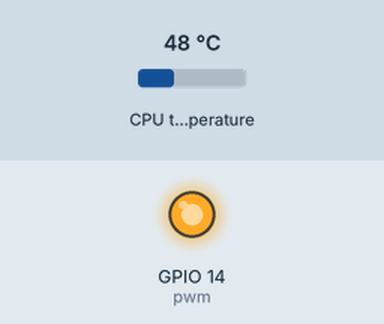
A program run on a simulated Raspberry Pi (BCM pin numbers). On the bench: output pins drawn as LEDs (lit = HIGH). The test bench sets the inputs (shaded band); at power-on: CPU temperature 48 °C.

Above: at 0.1 s.
Timing chart, 0 to 1.6 s (numbered marks = the images above):
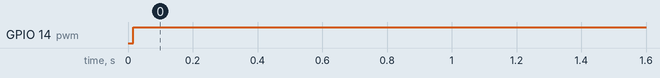

The program:

autofan.py
```python
#!/usr/bin/python3

import RPi.GPIO as GPIO
import time
import subprocess

GPIO.setmode(GPIO.BCM)
GPIO.setup(14, GPIO.OUT)

pwm = GPIO.PWM(14, 100)

# print("\nPress Ctrl+C to quit \n")

dc = 0

pwm.start(dc)

try:
    while True:
        temp = subprocess.getoutput("vcgencmd measure_temp|sed 's/[^0-9.]//g'")
        if round(float(temp)) >= 45:
            dc = 100
            pwm.ChangeDutyCycle(dc)
            # print("CPU Temp:", float(temp), "Fan duty cycle:", dc)
            time.sleep(180)

        if round(float(temp)) >= 40:
            dc = 85
            pwm.ChangeDutyCycle(dc)
            # print("CPU Temp:", float(temp), "Fan duty cycle:", dc)
            time.sleep(120)
        else:
            dc = 70
            pwm.ChangeDutyCycle(dc)
            # print("CPU Temp:", float(temp), "Fan duty cycle:", dc)
            time.sleep(60)

except KeyboardInterrupt:
    pwm.stop()
    GPIO.cleanup()
    # print("Ctrl+C pressed -- Ending program")
```

Measured:
- by itself, GPIO 14 (pwm): LOW → HIGH at 0.02 s
